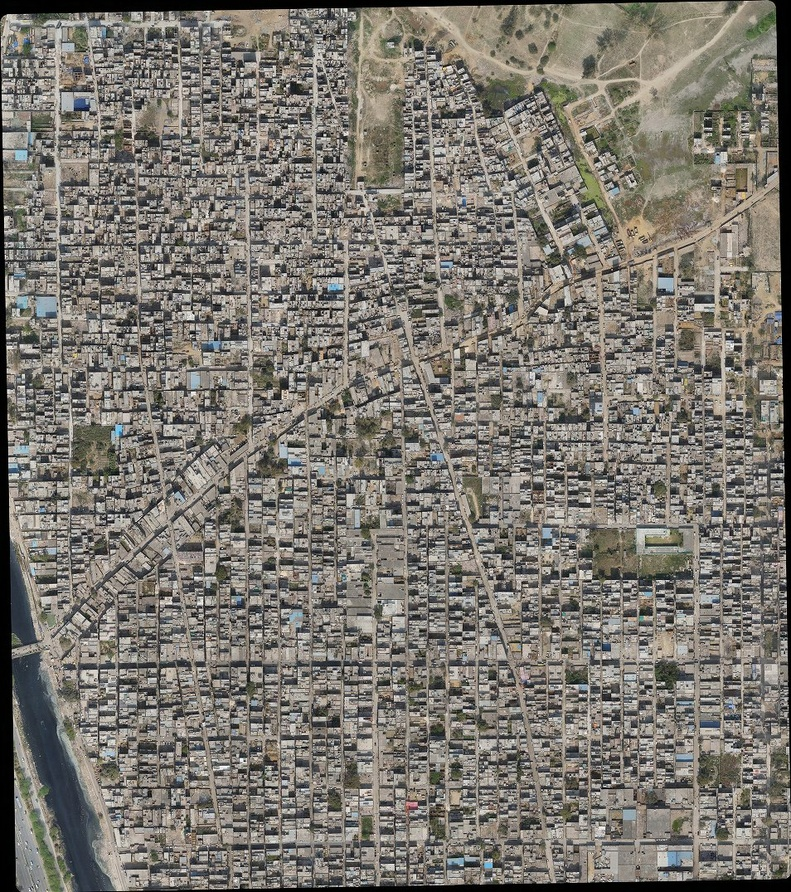
#> input picture data/_ecw_ncc_probe/a_full_ov.jpg, 791 x 892 px, shrunk from 954 x 1075 before the run
$ python shadow_removal.py ../data/_ecw_ncc_probe/a_full_ov.jpg
#> lines starting #> are read from the running program, lines starting #| are printed output that depends on the picture; after the words box and inside, x2 and y2 are one past the last pixel; in counts of white or black regions, pixels touching at a corner belong together
#> in _main, img is the input picture: shape (892, 791, 3); mean R, G, B 123, 119.1, 111.8
"""Shadow detection and removal (relighting) for aerial / drone imagery.

Distinct from the shadow *suppression* in ``detection_engine`` — that only stops
shadow-only differences being reported as change, and needs a before/after pair.
This module works on a **single image**: it finds shadowed pixels and restores
their true surface appearance, so downstream detection compares like with like
even when two dates were flown at different times of day.

Pipeline
--------
1. ``no_data_mask``   — pure-black orthomosaic borders are excluded up front.
   They are not shadows and must never be "restored" (that would fabricate
   image content where the sensor recorded none).
2. ``shadow_index``   — per-pixel likelihood combining darkness with the blue
   shift of skylight-only illumination.
3. ``detect_shadows`` — Otsu seeds + hysteresis so faint/small shadows attached
   to confident ones survive, then a per-component check that separates true
   shadows from genuinely dark objects (dark tarp, asphalt, water).
4. ``remove_shadows`` — per-component linear illumination transfer against the
   surrounding lit ring, feathered across the penumbra so no seams or halos
   remain.

The linear transfer is deliberate: scaling preserves the texture and relative
colour inside the region, where an inpaint/fill would erase the very detail the
detector needs.
"""
from __future__ import annotations

import logging
from dataclasses import dataclass, field
from typing import Optional, Tuple

import cv2
import numpy as np

logger = logging.getLogger(__name__)

# A pixel is treated as sensor no-data when every channel is at/near zero.
NO_DATA_MAX = 8
# Shadows rarely exceed this share of a scene; above it the index is likely
# tracking a dark surface (or a night image) rather than cast shadow.
MAX_SHADOW_FRACTION = 0.60


@dataclass
class ShadowResult:
    """Outcome of a shadow detect/remove pass."""
    mask: np.ndarray                      # uint8 0/255, final shadow mask
    index: np.ndarray                     # float32 [0,1] shadow likelihood
    image: Optional[np.ndarray] = None    # relit RGB (None for detect-only)
    shadow_fraction: float = 0.0
    components: int = 0
    rejected_dark_objects: int = 0
    no_data_fraction: float = 0.0
    notes: list = field(default_factory=list)

    # [8 lines left out: function to_json, not called in this run]


# ---------------------------------------------------------------------------
# 1. No-data
# ---------------------------------------------------------------------------

def no_data_mask(img: np.ndarray) -> np.ndarray:
    """Pixels the sensor never recorded (black orthomosaic border), as 0/255.

    Rotated orthomosaics are padded with pure black. Those pixels satisfy every
    "is it dark?" test but contain no surface to restore, so they are held out
    of both detection and removal.
    """
    dark_all = np.all(img <= NO_DATA_MAX, axis=2)
    m = (dark_all.astype(np.uint8)) * 255
    # Keep only regions connected to the frame edge; an interior black object
    # (tarp, deep shade) is real image content, not padding.
    h, w = m.shape
    flood = m.copy()
    ff_mask = np.zeros((h + 2, w + 2), np.uint8)
    for seed in ((0, 0), (w - 1, 0), (0, h - 1), (w - 1, h - 1)):
        if flood[seed[1], seed[0]] == 255:
            cv2.floodFill(flood, ff_mask, seed, 128)
    return ((flood == 128).astype(np.uint8)) * 255


# ---------------------------------------------------------------------------
# 2. Shadow likelihood
# ---------------------------------------------------------------------------

def shadow_index(img: np.ndarray) -> np.ndarray:
    """Per-pixel shadow likelihood in [0, 1].

    Combines two independent cues so neither alone dominates:
      * darkness — shadows lose direct sun, so luminance drops;
      * blue shift — a shadowed surface is lit by sky only, which is bluer than
        sunlight, so blue rises *relative* to overall intensity.

    The ratio cue is what separates shadow from an intrinsically dark surface:
    black tarp is dark in every channel, shadowed concrete is dark *and* bluer.
    """
    f = img.astype(np.float32) + 1.0
    intensity = f.mean(axis=2)
    blue_ratio = f[:, :, 2] / intensity          # >1 where blue dominates

    lab = cv2.cvtColor(img, cv2.COLOR_RGB2LAB)
    L = lab[:, :, 0].astype(np.float32) / 255.0

    # Normalise against the scene's own lit level (95th percentile) so the cue
    # is exposure-independent: "dark relative to this image", not an absolute.
    lit_level = max(float(np.percentile(L[L > 0.02], 95)) if np.any(L > 0.02) else 1.0, 1e-3)
#> lit_level = 0.78
    darkness = np.clip(1.0 - L / lit_level, 0, 1)
    blueness = np.clip((blue_ratio - 1.0) / 0.25, 0, 1)

    # Weighted toward darkness (the primary signal) with blueness confirming.
    idx = 0.65 * darkness + 0.35 * darkness * blueness
    idx = cv2.GaussianBlur(idx, (0, 0), 1.5)
    return np.clip(idx, 0, 1).astype(np.float32)


# ---------------------------------------------------------------------------
# 3. Detection: seeds -> hysteresis -> dark-object rejection
# ---------------------------------------------------------------------------

def _ring_of(comp: np.ndarray, width: int) -> np.ndarray:
    """Lit collar just outside a component, used as its relighting reference."""
    k = cv2.getStructuringElement(cv2.MORPH_ELLIPSE, (width * 2 + 1,) * 2)
    return cv2.subtract(cv2.dilate(comp, k), comp)


def _is_true_shadow(img: np.ndarray, comp: np.ndarray, ring: np.ndarray) -> bool:
    """Same material, just unlit (shadow) — or a genuinely dark object?

    A shadow keeps its surface's hue and texture and merely loses light, so
    against its lit surround it shows a large luminance drop but a similar
    chromatic character. A dark object differs in *kind*: its colour is dark in
    its own right, and it is often flat (a tarp has little internal texture).
    """
    # Judge the component's *core*: hysteresis + closing pull transition pixels
    # from the lit surround into the blob, and those inflate the apparent
    # texture of an otherwise flat object (a black tarp measured edge-to-edge
    # looks "textured" purely because of its own boundary).
    core = cv2.erode(comp, cv2.getStructuringElement(cv2.MORPH_ELLIPSE, (5, 5)))
    if int((core > 0).sum()) < 24:
        core = comp  # thin/small shape — nothing left to erode to

    comp_px = core > 0
    ring_px = ring > 0
    if comp_px.sum() < 24 or ring_px.sum() < 24:
        return True  # too small to judge; darkness cue already fired

    lab = cv2.cvtColor(img, cv2.COLOR_RGB2LAB).astype(np.float32)
    L, a_, b_ = lab[:, :, 0], lab[:, :, 1], lab[:, :, 2]

    l_comp, l_ring = float(L[comp_px].mean()), float(L[ring_px].mean())
    if l_ring - l_comp < 6.0:
        return False  # barely darker than its surround — not a cast shadow

    # Chromaticity distance: shadow shifts mainly in L, an object also in a*/b*.
    chroma_shift = float(np.hypot(a_[comp_px].mean() - a_[ring_px].mean(),
                                  b_[comp_px].mean() - b_[ring_px].mean()))
    # Texture retention: shadowed ground keeps structure once contrast-normalised.
    tex_comp = float(L[comp_px].std())
    relative_tex = tex_comp / max(float(L[ring_px].std()), 1e-3)

    # Very dark + chromatically distinct + flat => a dark surface, not shadow.
    if l_comp < 45 and chroma_shift > 9.0 and relative_tex < 0.55:
        return False
    # Extremely flat and near-black regardless of chroma (fresh tarp / water).
    if l_comp < 28 and tex_comp < 4.0:
        return False
    return True


def detect_shadows(
    img: np.ndarray,
    *,
    strength: float = 1.0,
    min_area: int = 40,
) -> ShadowResult:
    """Build a shadow mask covering faint, small and irregular shadows.

    ``strength`` (0.5–1.5) scales sensitivity: >1 admits fainter shadows, <1 is
    conservative. Hysteresis keeps weak pixels only where they are contiguous
    with a confident seed, which is what lets soft penumbra and thin shadow
    fingers survive without the threshold also swallowing every dim surface.
    """
    notes: list[str] = []
    nodata = no_data_mask(img)
    valid = nodata == 0
    idx = shadow_index(img)

    scored = idx[valid]
    if scored.size == 0:
        return ShadowResult(mask=np.zeros(img.shape[:2], np.uint8), index=idx,
                            notes=["image is entirely no-data"])

    # Otsu on the valid pixels gives a scene-adaptive seed threshold.
    otsu, _ = cv2.threshold((scored * 255).astype(np.uint8), 0, 255,
                            cv2.THRESH_BINARY + cv2.THRESH_OTSU)
#> otsu = 66
    high = float(np.clip(otsu / 255.0 / max(strength, 1e-3), 0.05, 0.95))
#> high = 0.259
    low = high * 0.72  # penumbra / faint shadow band
#> low = 0.186

    seeds = ((idx >= high) & valid).astype(np.uint8)
    weak = ((idx >= low) & valid).astype(np.uint8)
    if seeds.sum() == 0:
        return ShadowResult(mask=np.zeros(img.shape[:2], np.uint8), index=idx,
                            no_data_fraction=float((nodata > 0).mean()),
                            notes=["no shadow seeds above threshold"])

    # Hysteresis: keep weak components containing at least one seed.
    n, labels = cv2.connectedComponents(weak, connectivity=8)
#> n = 519
    keep = np.unique(labels[seeds > 0])
#> keep = 292 values from 1 to 518
    grown = np.isin(labels, keep[keep > 0]).astype(np.uint8) * 255
    grown = cv2.morphologyEx(
        grown, cv2.MORPH_CLOSE, cv2.getStructuringElement(cv2.MORPH_ELLIPSE, (5, 5)))

    # Per-component adjudication (requirement: analyse context before removing).
    n2, lab2, stats, _ = cv2.connectedComponentsWithStats(
        (grown > 0).astype(np.uint8), connectivity=8)
#> n2 = 35; stats = 35 rows, first 6: [0, 0, 791, 892, 242709], [0, 0, 791, 892, 460750], [472, 17, 6, 6, 29], [537, 31, 22, 44, 354], [528, 42, 12, 13, 119], [505, 54, 27, 16, 191]
    final = np.zeros(img.shape[:2], np.uint8)
    kept = rejected = 0
    for i in range(1, n2):
        if stats[i, cv2.CC_STAT_AREA] < min_area:
            continue
        comp = ((lab2 == i).astype(np.uint8)) * 255
        ring = cv2.bitwise_and(_ring_of(comp, 9), (valid.astype(np.uint8)) * 255)
        ring = cv2.bitwise_and(ring, cv2.bitwise_not(grown))  # lit reference only
        if _is_true_shadow(img, comp, ring):
            final[comp > 0] = 255
            kept += 1
        else:
            rejected += 1
#> this loop made 34 passes
#> (l_comp in _is_true_shadow, l_ring in _is_true_shadow, chroma_shift in _is_true_shadow, tex_comp in _is_true_shadow, relative_tex in _is_true_shadow) on passes 1, 3, 4, 5: (105.7, 166.9, 2.51, 45.27, 1.63), (102.6, 160, 4.79, 24.27, 1.52), (88.82, 157.2, 5.88, 12.28, 1.05), (97.01, 163.5, 3.62, 21.78, 1.22)
#> pass 1, in _is_true_shadow, `core = cv2.erode(comp, cv2.getStructuringElement(cv2.MORPH_ELLIPSE, (5..`:
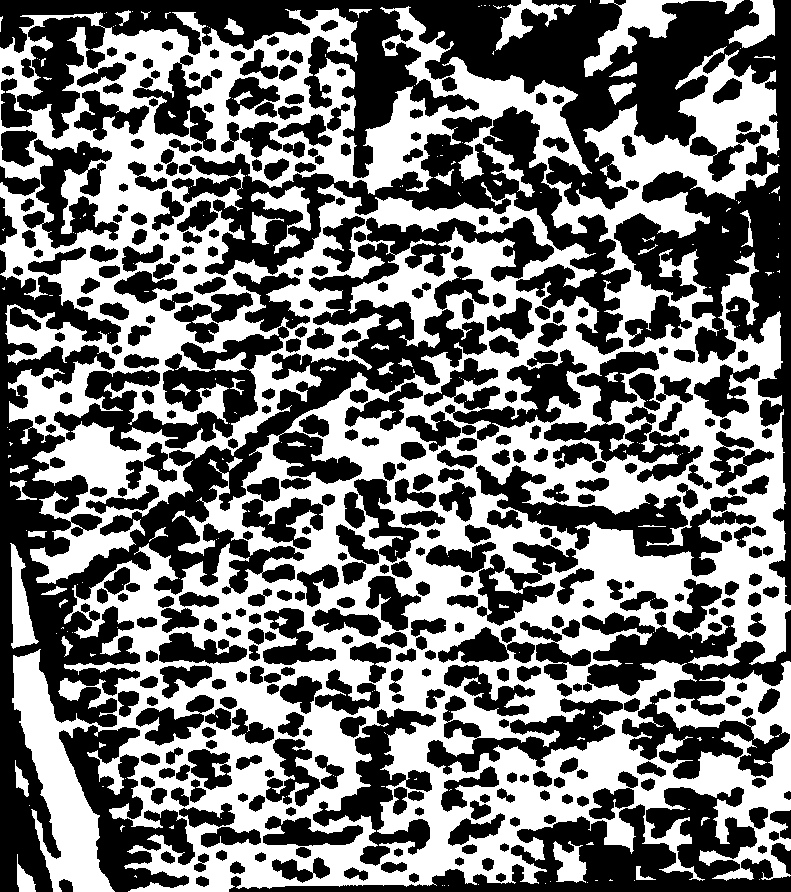
#> core: shape (892, 791); 45.9% white; 227 white regions (170 under 20 px), largest, box (x1, y1, x2, y2) and area: (0, 6, 791, 892) 309769, (584, 0, 744, 77) 2876, (10, 543, 39, 649) 1478
#> after the loop:
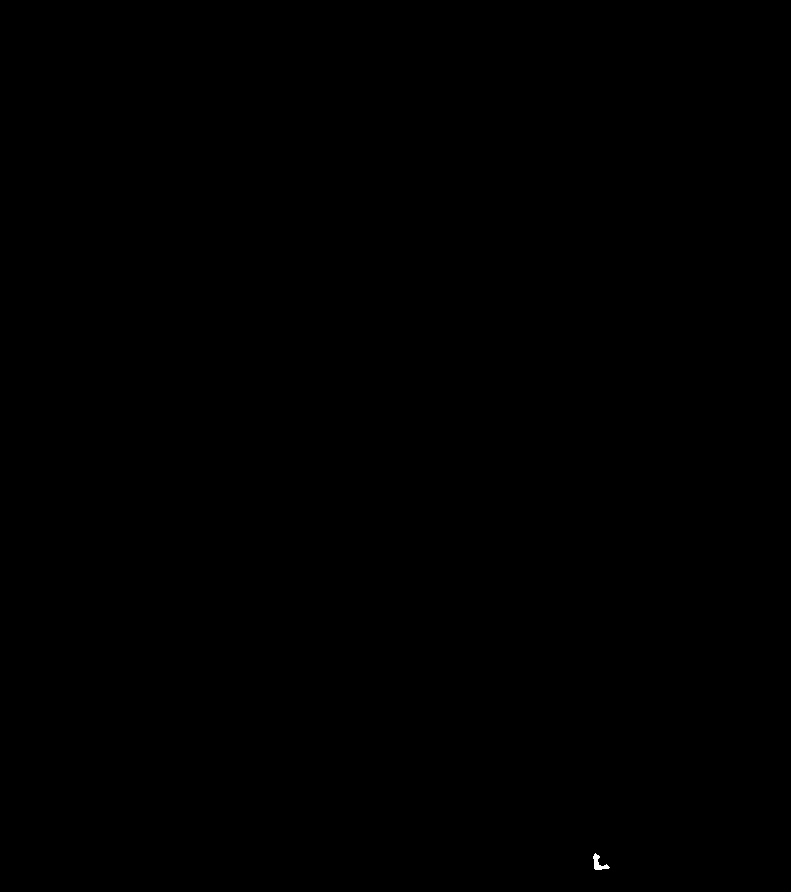
#> comp: shape (892, 791); 0.02% white; 1 white region, box (x1, y1, x2, y2) and area: (593, 853, 610, 870) 121
#> after the loop, kept = 11; rejected = 0

    frac = float((final > 0).mean())
#> frac = 0.656
    if frac > MAX_SHADOW_FRACTION:
        notes.append(
            f"shadow mask covers {frac:.0%} of the frame — likely a dark or "
            "low-light scene rather than cast shadow; lower `strength` if the "
            "result looks over-brightened")
    if rejected:
        notes.append(f"{rejected} dark region(s) kept as objects, not shadows")

    return ShadowResult(mask=final, index=idx, shadow_fraction=frac,
                        components=kept, rejected_dark_objects=rejected,
                        no_data_fraction=float((nodata > 0).mean()), notes=notes)


# ---------------------------------------------------------------------------
# 4. Removal by illumination compensation
# ---------------------------------------------------------------------------

def _feather(mask: np.ndarray, width: int = 9) -> np.ndarray:
    """Soft 0→1 alpha that ramps across the penumbra, avoiding hard seams."""
    dist = cv2.distanceTransform((mask > 0).astype(np.uint8), cv2.DIST_L2, 3)
    alpha = np.clip(dist / max(width, 1), 0, 1)
    return cv2.GaussianBlur(alpha.astype(np.float32), (0, 0), width / 3.0)


def remove_shadows(
    img: np.ndarray,
    result: Optional[ShadowResult] = None,
    *,
    strength: float = 1.0,
    max_gain: float = 3.2,
) -> ShadowResult:
    """Relight shadowed pixels to match their surrounding lit surface.

    Each component is corrected independently against its own lit ring, because
    a shadow on grass and a shadow on concrete need different corrections. The
    transfer matches both mean and spread per channel, so texture and colour
    survive; ``max_gain`` caps amplification so deep shade turns into plausible
    surface rather than amplified sensor noise.
    """
    res = result if result is not None else detect_shadows(img, strength=strength)
    out = img.astype(np.float32).copy()
    if res.mask is None or not np.any(res.mask):
        res.image = img.copy()
        return res

    nodata = no_data_mask(img)
    lit_ref = cv2.bitwise_and(cv2.bitwise_not(res.mask), cv2.bitwise_not(nodata))

    n, labels, stats, _ = cv2.connectedComponentsWithStats(
        (res.mask > 0).astype(np.uint8), connectivity=8)
#> n = 12; stats = [[0, 0, 791, 892, 242949], [0, 0, 791, 892, 460750], [537, 31, 22, 44, 354], [528, 42, 12, 13, 119], [505, 54, 27, 16, 191], [365, 61, 33, 33, 476], [572, 103, 19, 14, 133], [510, 120, 13, 15, 103], [627, 227, 9, 11, 66], [37, 601, 16, 23, 227], [475, 641, 17, 13, 83], [593, 853, 17, 17, 121]]
    corrected = 0
    for i in range(1, n):
        area = stats[i, cv2.CC_STAT_AREA]
        if area < 12:
            continue
        comp = ((labels == i).astype(np.uint8)) * 255
        # Widen the search until the ring holds enough lit reference pixels.
        ring = None
        for width in (9, 15, 24, 36):
            cand = cv2.bitwise_and(_ring_of(comp, width), lit_ref)
            if int((cand > 0).sum()) >= max(40, area // 12):
                ring = cand
                break
        if ring is None or not np.any(ring):
            continue

        cpx, rpx = comp > 0, ring > 0
        alpha = _feather(comp)[..., None]
        for c in range(3):
            ch = out[:, :, c]
            m_s, s_s = float(ch[cpx].mean()), float(ch[cpx].std())
            m_l, s_l = float(ch[rpx].mean()), float(ch[rpx].std())
            # Losing light compresses a surface's contrast, so restoring it can
            # only expand: never allow gain < 1, which would flatten the very
            # texture the correction is meant to bring back. (A component
            # spanning several materials can otherwise out-vary its own lit
            # ring and get squashed.)
            gain = float(np.clip(s_l / max(s_s, 1.0), 1.0, max_gain))
            adjusted = (ch - m_s) * gain + m_l
            # Feathered blend: full correction in the umbra, easing to none at
            # the boundary so the penumbra transitions without a visible edge.
            ch[:] = ch * (1 - alpha[..., 0]) + adjusted * alpha[..., 0]
        corrected += 1
#> this loop made 11 passes
#> area on passes 1 to 4: 460750, 354, 119, 191
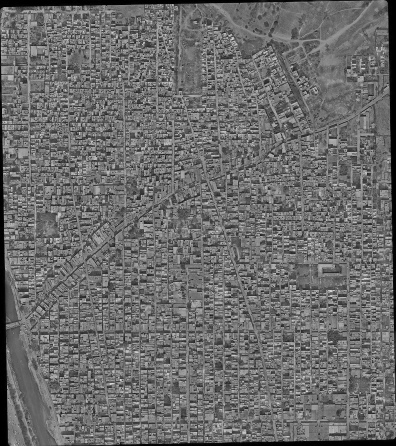
#> ch: shape (892, 791) float32 (shown at 1/2 size); min 0, max 298.6, mean 127.2; drawn with min black and max white
#> after the loop, corrected = 11

    out = np.clip(out, 0, 255).astype(np.uint8)
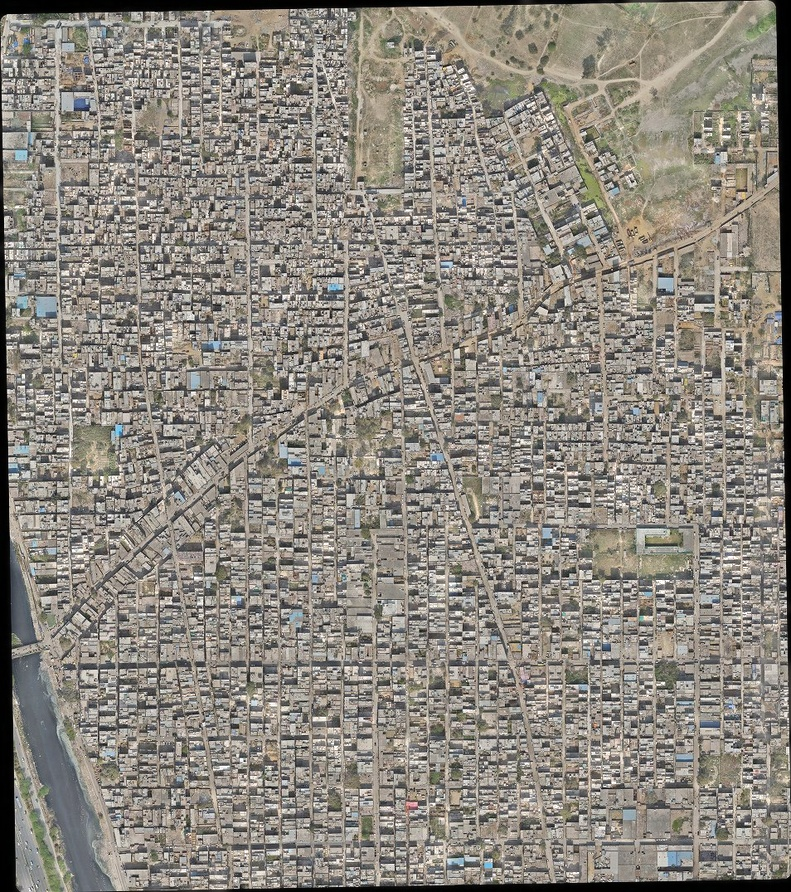
#> out: shape (892, 791, 3); mean R, G, B 140.1, 135, 126.7
    out[nodata > 0] = img[nodata > 0]  # never invent content in no-data padding
    res.image = out
    res.notes.append(f"relit {corrected} shadow component(s)")
    return res


def remove_shadows_from_image(img: np.ndarray, *, strength: float = 1.0):
    """Convenience one-shot: returns ``(relit_image, ShadowResult)``."""
    res = remove_shadows(img, strength=strength)
    return res.image, res


def _main(argv=None) -> int:
    import argparse

    from PIL import Image

    ap = argparse.ArgumentParser(description="Detect and remove shadows in an image.")
    ap.add_argument("image")
    ap.add_argument("--out", help="write the relit image here")
    ap.add_argument("--mask-out", help="write the shadow mask here")
    ap.add_argument("--strength", type=float, default=1.0,
                    help="0.5 conservative … 1.5 aggressive (default 1.0)")
    args = ap.parse_args(argv)

    logging.basicConfig(level=logging.INFO, format="%(message)s")
    img = np.array(Image.open(args.image).convert("RGB"))
    relit, res = remove_shadows_from_image(img, strength=args.strength)

    print(f"shadow fraction : {res.shadow_fraction:.1%}")
#| shadow fraction : 65.6%
    print(f"components      : {res.components}")
#| components      : 11
    print(f"dark objects kept: {res.rejected_dark_objects}")
#| dark objects kept: 0
    print(f"no-data         : {res.no_data_fraction:.1%}")
#| no-data         : 3.0%
    for note in res.notes:
        print(f"note            : {note}")
#> this loop made 2 passes
#> note on pass 2: 'relit 11 shadow component(s)'
#> (printed output is left out)
    if args.mask_out:
        Image.fromarray(res.mask).save(args.mask_out)
        print(f"wrote {args.mask_out}")
    if args.out:
        Image.fromarray(relit).save(args.out)
        print(f"wrote {args.out}")
    return 0


if __name__ == "__main__":
    raise SystemExit(_main())
#> (the program exits here)
